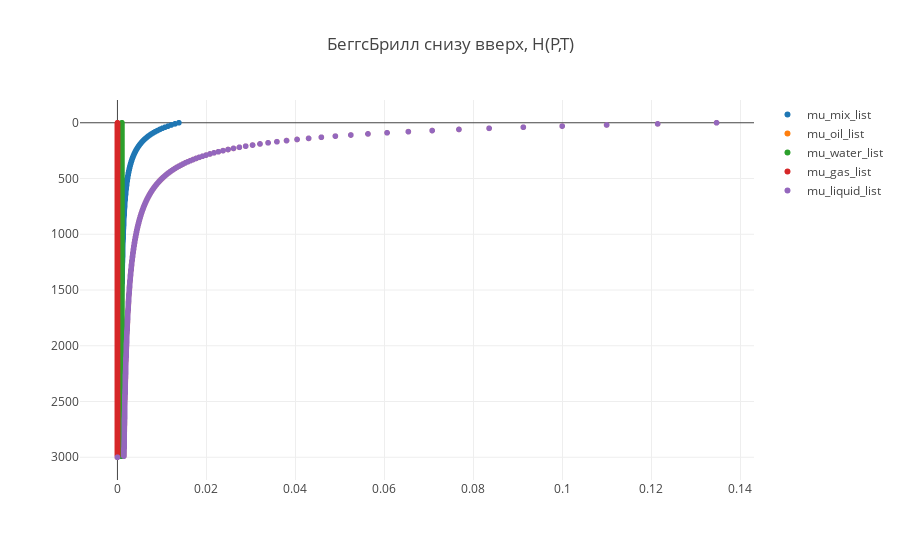

The code cell stored with this chart in its notebook:
### Markdown cell above
90

### Code cell
trace_mu_mix_list = go.Scattergl(
    x = mu_mix_list,
    y = h_list,
    name = 'mu_mix_list',
    mode = 'markers'
)

trace_mu_oil_list = go.Scattergl(
    x = mu_oil_list,
    y = h_list,
    name = 'mu_oil_list',
    mode = 'markers'
)
trace_mu_water_list = go.Scattergl(
    x = mu_water_list,
    y = h_list,
    name = 'mu_water_list',
    mode = 'markers'
)

trace_mu_gas_list = go.Scattergl(
    x = mu_gas_list,
    y = h_list,
    name = 'mu_gas_list',
    mode = 'markers'
)
trace_mu_liquid_list = go.Scattergl(
    x = mu_liquid_list,
    y = h_list,
    name = 'mu_liquid_list',
    mode = 'markers'
)




data = [trace_mu_mix_list, trace_mu_oil_list, trace_mu_water_list, trace_mu_gas_list, trace_mu_liquid_list  ]

layout = dict(title = 'БеггсБрилл снизу вверх, H(P,T)',  yaxis=dict(autorange='reversed'))

fig = dict(data=data, layout=layout)

iplot(fig, filename='basic-scatter')

### Figure 1 — Plotly figure (JSON) as saved in the notebook; plotly's stock layout.template omitted (floating-point values rounded to 4 significant figures; data arrays with more than 128 entries replaced by an {"elided": "..."} marker saying what was removed)
{"data": [{"mode": "markers", "name": "mu_mix_list", "type": "scattergl", "uid": "4b872e95-46dd-404c-8372-e5ec2c4ef055", "x": {"elided": "301 float values"}, "y": {"elided": "301 int values"}}, {"mode": "markers", "name": "mu_oil_list", "type": "scattergl", "uid": "c1576097-c3c9-4ff4-8a46-25cc84d478a1", "x": {"elided": "301 float values"}, "y": {"elided": "301 int values"}}, {"mode": "markers", "name": "mu_water_list", "type": "scattergl", "uid": "abec3151-975a-473c-a06f-bab03b6022fa", "x": {"elided": "301 float values"}, "y": {"elided": "301 int values"}}, {"mode": "markers", "name": "mu_gas_list", "type": "scattergl", "uid": "ff3201a0-7bda-4f98-b7ed-8d41a97c9492", "x": {"elided": "301 float values"}, "y": {"elided": "301 int values"}}, {"mode": "markers", "name": "mu_liquid_list", "type": "scattergl", "uid": "644bb9c5-b7d3-481b-b056-9a417e945765", "x": {"elided": "301 float values"}, "y": {"elided": "301 int values"}}], "layout": {"title": {"text": "БеггсБрилл снизу вверх, H(P,T)"}, "yaxis": {"autorange": "reversed"}}}
